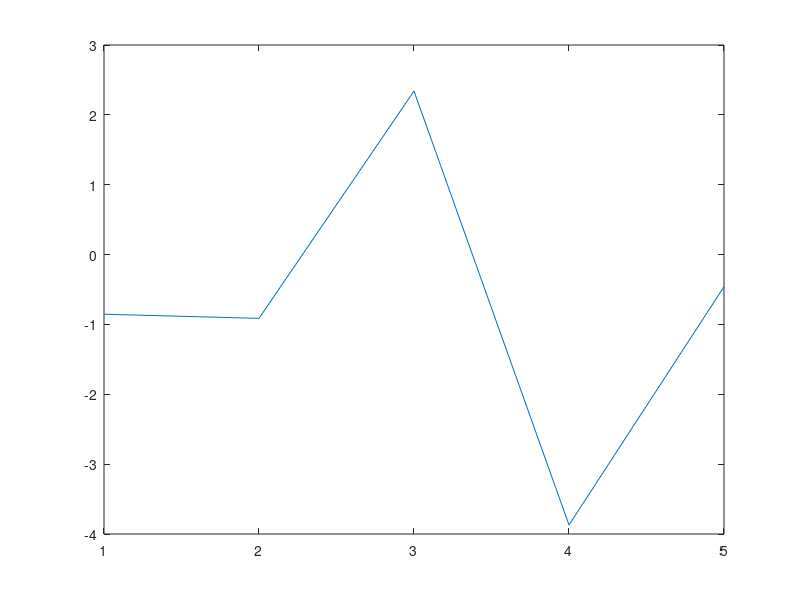

Here is the MATLAB script that generated this plot: (Note: this script raises an error after producing the figure.)

clear all

%%
% where we can set beta
beta = 0.5;
% function of c with one parameter a 
fun = @(c) (-(9*beta/16).^2/(6*c.^2) + c.^2/2 - c).^(-1/2);

% c = linspace(0,1,10);

% Evaluate the integral from 0 to upper limit of c 
x = integral(@(c) fun(c), 0, 0.5, 'ArrayValued', true)

% function of x with one parameter c 
fun = @(x,c) 1./(x.^3-2*x-c);

% Evaluate the integral from x=0 to x=2 at c=5.
for c = 1:5
    q(c) = integral(@(x) fun(x,c),0,2)
end

plot(linspace(1,5,5),q)

%%
syms c(x) sig l0 c_hom E Gc 
ode = ((2*l0*sig^2)/(c^4*E*Gc) + 1)*c - 4*l0^2*diff(c,x,2) == 1;
cond1 = c(0) == 0;
cond2 = c(Inf) == 1/(2*l0*sig^2/(Gc*c_hom^4*E)+ 1);

conds = [cond1 cond2];
cSol(x) = dsolve(ode,conds)
cSol = simplify(cSol)


%%
syms a b c(x)
f = diff(-a/(c^2) + c^2/2 - 2*b*diff(c,x)^2 -c,x);
Fc = int(f,[x,inf])
Fc = int(f,[-inf,x])

diff(c(x), x, x)



